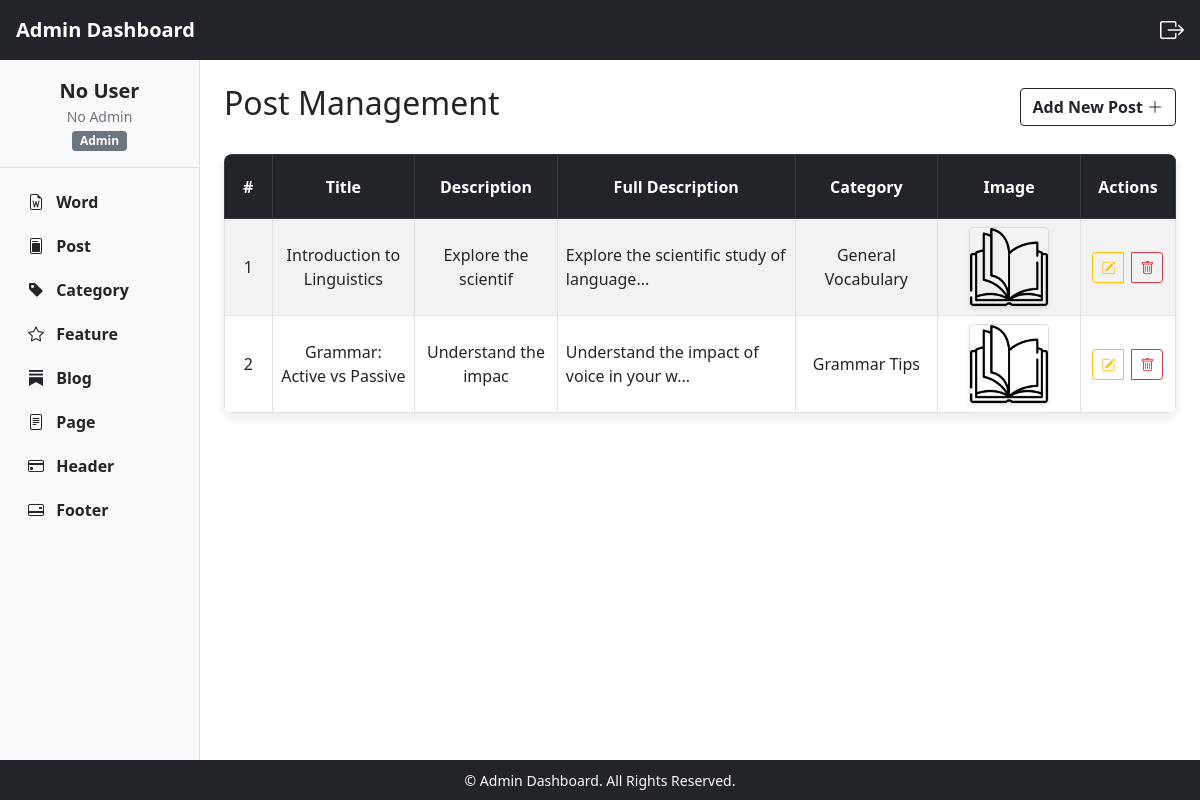
Page /post/ on the committed database.
### api/models.py (models this page shows, shortened)
class PostModel(models.Model):
    title = models.CharField(max_length=100, unique=True, default="")
    image = models.ImageField(upload_to="images/", blank=True)
    full_desc = HTMLField()
    postCat = models.ForeignKey(
        PostCategoryModel,
        related_name="posts",
        on_delete=models.CASCADE
    )

class PostCategoryModel(models.Model):
    cat_order = models.IntegerField(default=0, unique=True)
    cat_title = models.CharField(max_length=100, unique=True, default="")
    def __str__(self):
        return self.cat_title

### api/views.py (the view)
# urls.py: path("post/", adminPostListApi, name="apipost"),
def adminPostListApi(request):
    ApiPostsList = PostSerializer(PostModel.objects.all(), many=True).data
    ApiPostCatList = PostCategorySerializer(PostCategoryModel.objects.all(), many=True).data
    postform = PostForm(request.POST, request.FILES or None)
    if (
        request.method == "POST"
        and "post_submit" in request.POST
        and postform.is_valid()
    ):
        postform.save()
        messages.success(request, "Post added successfully!")
        return redirect("apipost")
    context = {
        "ApiPostCatList": ApiPostCatList,
        "ApiPostsList": ApiPostsList,
        "postform": postform,
    }  # user this for data flow
    return render(request, "admin/post.html", context)

### api/Templates/admin/post.html (shortened to what this page needs)
{% extends "admin/supermain.html" %} {% load static %} {% block admin %}
<div class="d-flex justify-content-between align-items-center">
  <h1 class="text-dark" style="font-size: 4vh">Post Management</h1>
  <button class="btn btn-outline-dark fw-bolder" data-bs-toggle="modal" data-bs-target="#postFormModal"
    style="font-size: 2vh">
    Add New Post <i class="bi bi-plus-lg fw-bolder"></i>
  </button>
</div>
<div class="table-responsive mt-4" style="
      box-shadow: 0 4px 12px rgba(0, 0, 0, 0.1);
      border-radius: 8px;
      overflow: hidden;
    ">
  <table class="table table-bordered table-striped m-0">
    <thead class="table-dark" style="height: 4rem">
      <tr>
        <th class="text-center align-middle" style="width: 5%">#</th>
        <th class="text-center align-middle" style="width: 15%">Title</th>
        <th class="text-center align-middle" style="width: 15%">
          Description
        </th>
        <th class="text-center align-middle" style="width: 25%">
          Full Description
        </th>
        <th class="text-center align-middle" style="width: 15%">Category</th>
        <th class="text-center align-middle" style="width: 15%">Image</th>
        <th class="text-center align-middle" style="width: 20%">Actions</th>
      </tr>
    </thead>
    <tbody>
      {% if ApiPostsList %} {% for post in ApiPostsList %}
      <tr>
        <td class="text-center align-middle">{{ forloop.counter }}</td>
        <td class="text-center align-middle">{{ post.title }}</td>
        <td class="text-center align-middle fuldesc">
          {{ post.full_desc|safe|slice:20 }}
        </td>
        <td class="text-start align-middle fuldesc">
          {{ post.full_desc|safe|slice:40 }}...
        </td>
        <td class="text-center align-middle">
          {{ post.post_Cat.cat_title }}
        </td>
        <td class="text-center align-middle">
          {% if post.image %}
          <img src="{{ post.image }}" alt="{{ post.title }}" class="rounded shadow-sm" style="
                max-width: 80px;
                height: 80px;
                object-fit: contain;
                border: 1px solid #ddd;
              " loading="lazy" />
          {% else %}
          <img src="{% static 'default.png' %}" alt="No Image" class="rounded shadow-sm" style="
                max-width: 80px;
                height: 80px;
                object-fit: contain;
                border: 1px solid #ddd;
              " loading="lazy" />
          {% endif %}
        </td>
        <td class="text-center align-middle">
          <div class="btn-group gap-2">
            <a href="{% url 'updatepost' post.id %}" class="btn btn-sm btn-outline-warning" data-bs-toggle="modal"
              data-bs-target="#postFormModal{{ post.id }}" title="Edit Post">
              <i class="bi bi-pencil-square"></i>
            </a>
            <a href="{% url 'deletepost' post.id %}" class="btn btn-sm btn-outline-danger"
              onclick="return confirm('Are you sure you want to delete this post?');" title="Delete Post">
              <i class="bi bi-trash"></i>
            </a>
          </div>
        </td>
      </tr>
      {% endfor %} {% else %}
      <tr>
        <td colspan="7" class="text-center py-3">
          <p class="m-0 fw-bold text-muted">No Posts Available</p>
        </td>
      </tr>
      {% endif %}
    </tbody>
  </table>
</div>
</div>
{% endblock %}

### rows in the picture
PostModel: title "Introduction to Linguistics", full_desc "Explore the scientif", full_desc "Explore the scientific study of language"
PostCategoryModel: post_Cat.cat_title "General Vocabulary"
PostModel: title "Grammar: Active vs Passive", full_desc "Understand the impac", full_desc "Understand the impact of voice in your w"
PostCategoryModel: post_Cat.cat_title "Grammar Tips"
